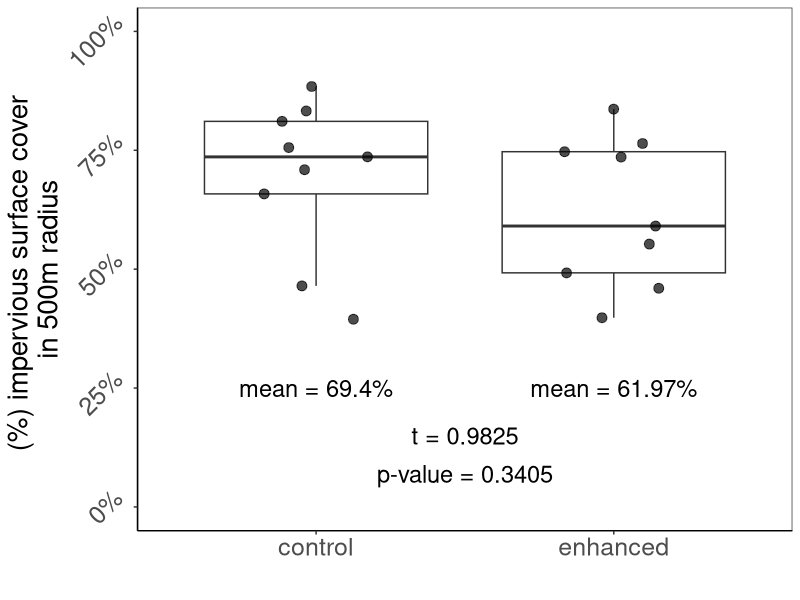
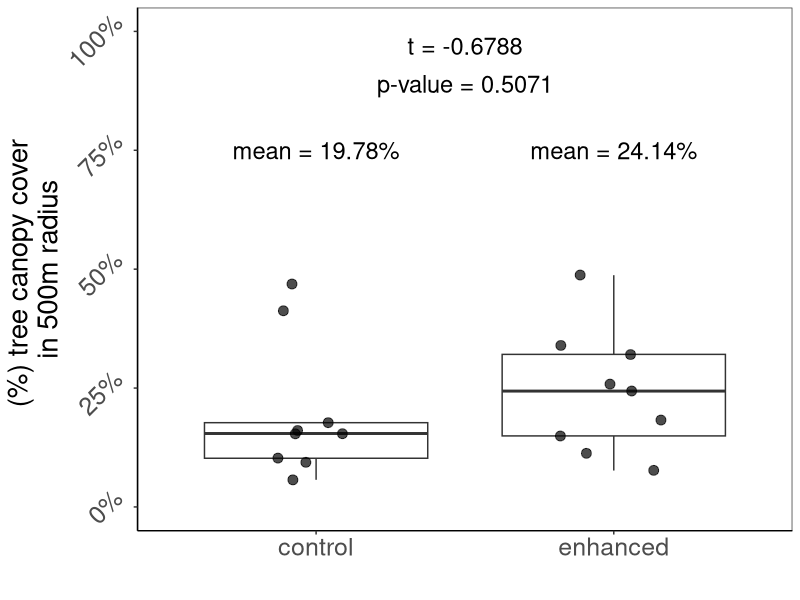
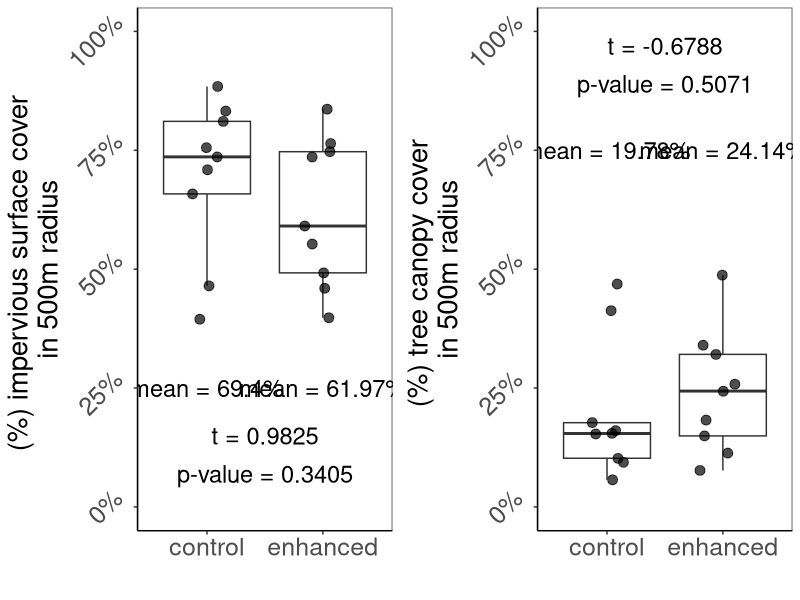

Write the R code that produced these figures, in order.
# these are the imp surface cover and canopy cover in all census blocks
# within 500m radius of the site. The data include both 2014 and 2020 but
# we will use 2020.

library(tidyverse)
library(gridExtra)

df <- read.csv("./data/land_cover_by_site.csv")

df1 <- df %>%
  group_by(site) %>%
  mutate(mean_imp = mean(Imp2020_pe),
         mean_canopy = mean(CC2020_per)) %>%
  slice(1) %>%
  select(site, latitude, longitude, category, 
         mean_herb_scaled, mean_woody_scaled, mean_herb, mean_woody,
         mean_imp, mean_canopy) %>%
  ungroup()

control <- df1 %>% filter(category == "comparison") %>% select(mean_imp, mean_canopy)
enhanced <- df1 %>% filter(category == "meadow") %>% select(mean_imp, mean_canopy)

t.test(control$mean_imp, enhanced$mean_imp)
t.test(control$mean_canopy, enhanced$mean_canopy)

df2 <- df %>%
  mutate(area_imp = Imp2020_pe * 0.01 * area,
         area_canopy = CC2020_per * 0.01 * area) %>% # multiply by 0.01 to get into a decimal
  group_by(site) %>%
  mutate(total_area = sum(area),
         total_imp = sum(area_imp),
         imp_standardized = total_imp/total_area,
         total_CC = sum(area_canopy),
         canopy_standardized = total_CC/total_area) %>%
  slice(1) %>%
  select(site, latitude, longitude, category, 
         mean_herb_scaled, mean_woody_scaled, mean_herb, mean_woody,
         imp_standardized, canopy_standardized) %>%
  ungroup()
  
control <- df2 %>% filter(category == "comparison") %>% select(imp_standardized, canopy_standardized)
enhanced <- df2 %>% filter(category == "meadow") %>% select(imp_standardized, canopy_standardized)

ttest1 <- t.test(control$imp_standardized, enhanced$imp_standardized)
ttest2 <- t.test(control$canopy_standardized, enhanced$canopy_standardized)

mean_control1 <- signif(ttest1$estimate[1], digits = 4) * 100
mean_enhanced1 <- signif(ttest1$estimate[2], digits = 4) * 100
t1 <- signif(ttest1$statistic, digits = 4)
pvalue1 <- signif(ttest1$p.value, digits = 4)
sd_control1 <- sd(control$imp_standardized)
sd_enhanced1 <- sd(enhanced$imp_standardized) 
 
(p <- ggplot(data = df2, aes(x=as.factor(category), y=imp_standardized)) +
    geom_boxplot(outlier.shape = NA) +
    geom_jitter(width = 0.2, size = 3, alpha = 0.7) +
    annotate("text", x = 1, y = 0.25, size=6, label = paste0("mean = ", mean_control1, "%")) +
    annotate("text", x = 2, y = 0.25, size=6, label = paste0("mean = ", mean_enhanced1, "%")) +
    annotate("text", x = 1.5, y = 0.15, size=6, label = paste0("t = ", t1)) +
    annotate("text", x = 1.5, y = 0.07, size=6, label = paste0("p-value = ", pvalue1)) +
    scale_x_discrete(name="", breaks = c("comparison", "meadow"),
                     labels=c("control", "enhanced"
                     )) +
    ylab("(%) impervious surface cover \nin 500m radius") +
    scale_y_continuous(limits = c(0,1),
                       breaks = c(0, 0.25, 0.5, 0.75, 1),
                       labels = scales::percent 
    ) +
    theme_bw() +
    theme(legend.text=element_text(size=16),
          legend.position = c(0.75, 0.125),
          axis.text.x = element_text(size = 18),
          axis.text.y = element_text(size = 18, angle=45, vjust=-0.5),
          axis.title.x = element_text(size=20),
          axis.title.y = element_text(size = 20),
          panel.grid.major = element_blank(), panel.grid.minor = element_blank(),
          panel.background = element_blank(), axis.line = element_line(colour = "black"))
)  

mean_control2 <- signif(ttest2$estimate[1], digits = 4) * 100
mean_enhanced2 <- signif(ttest2$estimate[2], digits = 4) * 100
t2 <- signif(ttest2$statistic, digits = 4)
pvalue2 <- signif(ttest2$p.value, digits = 4)
sd_control2 <- sd(control$canopy_standardized)
sd_enhanced2 <- sd(enhanced$canopy_standardized) 

(q <- ggplot(data = df2, aes(x=as.factor(category), y=canopy_standardized)) +
    geom_boxplot(outlier.shape = NA) +
    geom_jitter(width = 0.2, size = 3, alpha = 0.7) +
    annotate("text", x = 1, y = 0.75, size=6, label = paste0("mean = ", mean_control2, "%")) +
    annotate("text", x = 2, y = 0.75, size=6, label = paste0("mean = ", mean_enhanced2, "%")) +
    annotate("text", x = 1.5, y = 0.97, size=6, label = paste0("t = ", t2)) +
    annotate("text", x = 1.5, y = 0.89, size=6, label = paste0("p-value = ", pvalue2)) +
    scale_x_discrete(name="", breaks = c("comparison", "meadow"),
                     labels=c("control", "enhanced"
                     )) +
    ylab("(%) tree canopy cover \nin 500m radius") +
    scale_y_continuous(limits = c(0,1),
                       breaks = c(0, 0.25, 0.5, 0.75, 1),
                       labels = scales::percent 
    ) +
    theme_bw() +
    theme(legend.text=element_text(size=16),
          legend.position = c(0.75, 0.125),
          axis.text.x = element_text(size = 18),
          axis.text.y = element_text(size = 18, angle=45, vjust=-0.5),
          axis.title.x = element_text(size=20),
          axis.title.y = element_text(size = 20),
          panel.grid.major = element_blank(), panel.grid.minor = element_blank(),
          panel.background = element_blank(), axis.line = element_line(colour = "black"))
)  

grid.arrange(p, q, ncol=2)

write.csv(df2, "./data/land_cover_by_site_reduced.csv")
